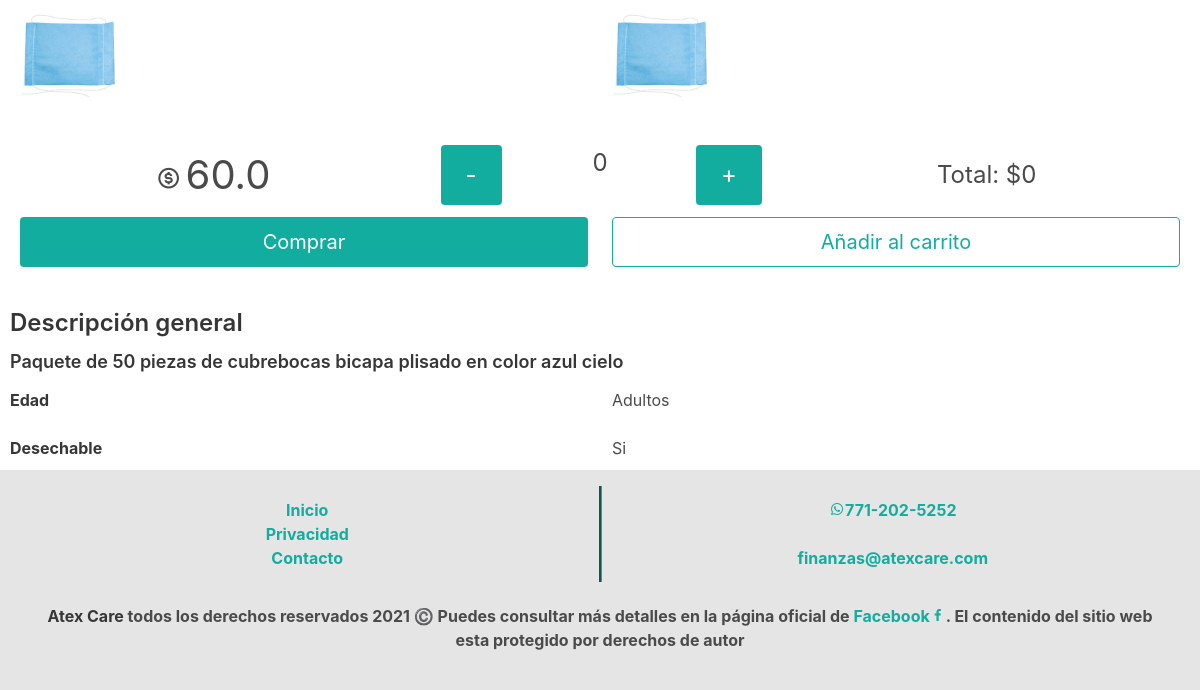
The app's page /productos/3 (lower part), older data.
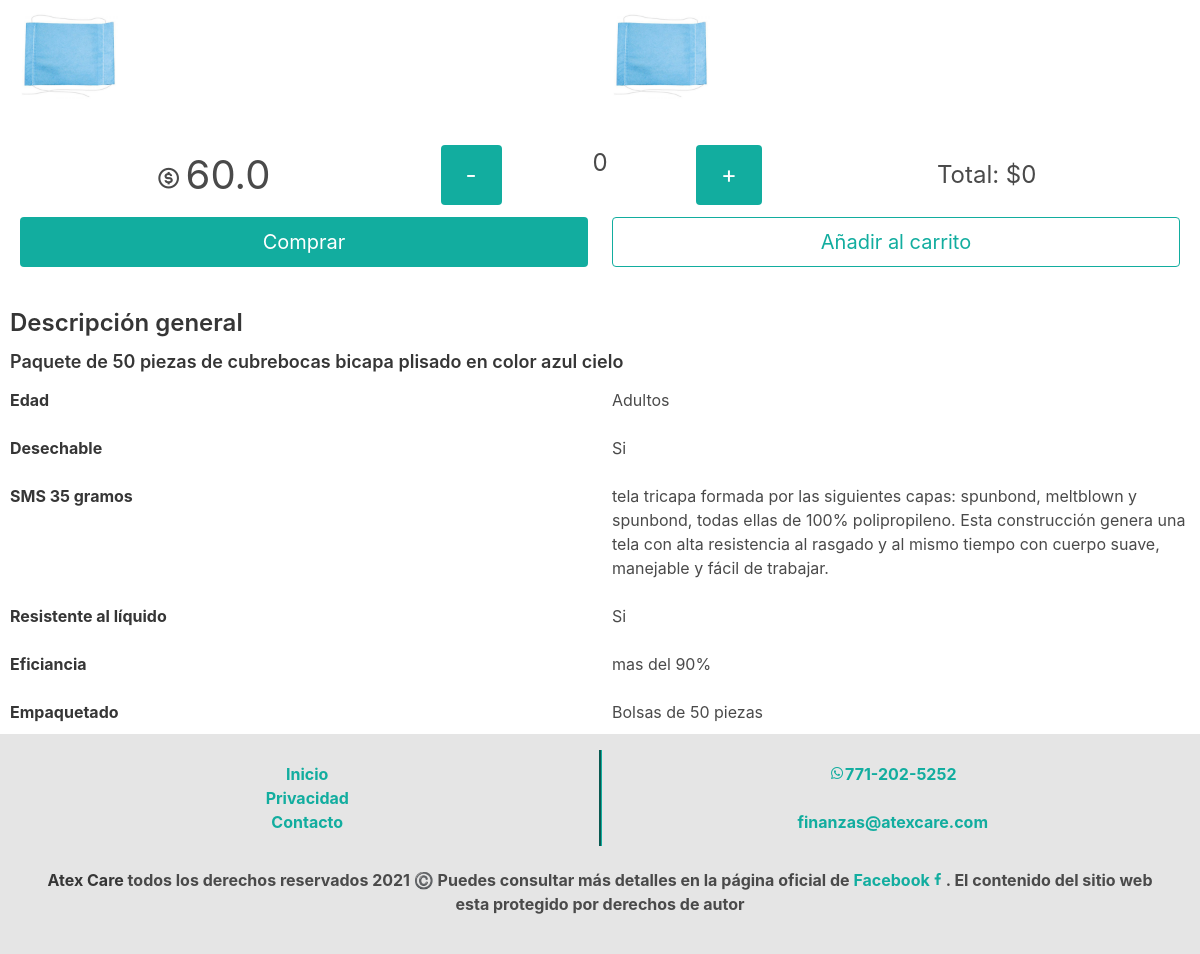
The same page, newer data.
### demo/models.py (models this page shows, shortened)
class Feature (models.Model):
    name = models.CharField("Nombre caracteristica", max_length=50)
    feature = models.CharField(
        "Descripcion de la caracteristica", max_length=250)
    product = models.ManyToManyField(Product)

### demo/views.py (the view)
# urls.py: path('productos/<str:pk>', views.product, name='producto'),
def product(request, pk):
    instance = Product.objects.get(id=pk)
    a = Feature.objects.filter(product=pk)
    context = {'producto': instance,
               'caracteristicas': a}
    return render(request, 'demo/product.html', context)

### demo/templates/demo/product.html (shortened to what this page needs)
{% extends 'demo/menu_login.html' %}
{% block body %}
<section>
    <div class="content">
        <br><br>
        <div class="content">
            <div class="columns is-mobile">
                <div class="column">
                    <img src="{{producto.image.url}}" width="100" alt="cubre">
                </div>
                <div class="column">
                    <img src="{{producto.image.url}}" width="100" alt="cubre">
                </div>
            </div>
            <div class="columns compra has-text-centered">
                <div class="column">
                    <span>
                        <span><i class='bx bx-dollar-circle bx-sm'></i></span>
                    </span>
                    <span class="price-p" id="precio">{{producto.price}}</span>
                </div>
                <div class="column">
                    <div class="field columns is-mobile">
                        <div class="control column">
                            <button id="menos" class="button is-primary price">
                                -
                            </button>
                        </div>
                        <div class="column price" id="cantidad">
                            0
                        </div>
                        <div class="control column">
                            <button id="mas" class="button is-primary price">
                                +
                            </button>
                        </div>
                    </div>
                </div>
                <div class="column">
                    <p class="price" id="total"></p>
                </div>
            </div>
            <div class="columns">
                <div class="column">
                    <a class="button is-info is-medium is-fullwidth" href="{% url 'detalle_carrito' %}">Comprar</a>
                </div>
                <div class="column">
                    {% load static %}
                    <a class="button is-info is-outlined is-medium is-fullwidth" onclick="add()">Añadir al
                        carrito</a>
                </div>
            </div>
        </div>
        <h3>Descripción general</h3>
        <h5>{{producto.long_description}}</h5>
        {% for c in caracteristicas %}
        <div class="columns is-mobile">
            <div class="column"><strong>{{c.name}}</strong></div>
            <div class="column">{{c.feature}}</div>
        </div>
        {% endfor %}
    </div>
</section>
{% load static %}
{% endblock body %}

Row changes from the older to the newer data that the page shows:
added Feature: name "SMS 35 gramos", feature "tela tricapa formada por las siguientes capas: spunbond, meltblown y spunbond, todas ellas de 100% polipropileno. Esta construcción genera una tela con alta resistencia al rasgado y al mismo tiempo con cuerpo suave, manejable y fácil de trabajar."
added Feature: name "Resistente al líquido", feature "Si"
added Feature: name "Eficiancia", feature "mas del 90%"
added Feature: name "Empaquetado", feature "Bolsas de 50 piezas"
